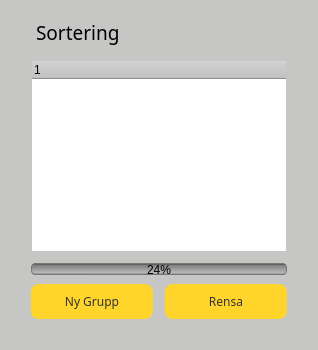
         <widget class="QWidget" name="groupWidget" native="true">
          <property name="maximumSize">
           <size>
            <width>320</width>
            <height>450</height>
           </size>
          </property>
          <property name="autoFillBackground">
           <bool>false</bool>
          </property>
          <property name="styleSheet">
           <string notr="true">QWidget{
	background-color: rgb(198, 198, 197);
}</string>
          </property>
          <layout class="QGridLayout" name="gridLayout_2">
           <item row="6" column="1">
            <spacer name="verticalSpacer_14">
             <property name="orientation">
              <enum>Qt::Vertical</enum>
             </property>
             <property name="sizeType">
              <enum>QSizePolicy::Fixed</enum>
             </property>
             <property name="sizeHint" stdset="0">
              <size>
               <width>20</width>
               <height>20</height>
              </size>
             </property>
            </spacer>
           </item>
           <item row="3" column="1" colspan="3">
            <widget class="QProgressBar" name="progressBar">
             <property name="minimumSize">
              <size>
               <width>0</width>
               <height>12</height>
              </size>
             </property>
             <property name="maximumSize">
              <size>
               <width>16777215</width>
               <height>10</height>
              </size>
             </property>
             <property name="styleSheet">
              <string notr="true">QProgressBar {
text-align: top;
padding: 1px;
border-radius: 4px;
border: 1px solid #777;
background-color: qlineargradient(spread:pad, x1:0.516591, y1:0, x2:0.512, y2:1, stop:0.0170455 rgba(0, 0, 0, 255), stop:0.113636 rgba(125, 125, 125, 255), stop:0.892045 rgba(188, 188, 188, 255), stop:1 rgba(0, 0, 0, 255));

}

QProgressBar::chunk {
background: QLinearGradient( x1: 0, y1: 0, x2: 1, y2: 0,
stop: 0 #FACC2E,
stop: 0.4999 #FACC2E,
stop: 0.5 #FACC2E,
stop: 1 #FFBF00 );
border-radius: 4px;
}
</string>
             </property>
             <property name="value">
              <number>24</number>
             </property>
            </widget>
           </item>
           <item row="1" column="1" colspan="3">
            <widget class="QTreeWidget" name="treeWidget">
             <property name="sizePolicy">
              <sizepolicy hsizetype="Fixed" vsizetype="Expanding">
               <horstretch>0</horstretch>
               <verstretch>0</verstretch>
              </sizepolicy>
             </property>
             <property name="styleSheet">
              <string notr="true">QTreeWidget
{
	background-color: rgb(255, 255, 255);
}

QTreeWidget#treeWidget::item
{
    height: 24px;    
    border: none;    
    background-position: bottom left;   
}
QTreeWidget#treeWidget::item:selected
{
    color: #000000;    
    background-position: bottom left;
    background-color: orange;
}</string>
             </property>
             <property name="horizontalScrollMode">
              <enum>QAbstractItemView::ScrollPerItem</enum>
             </property>
             <attribute name="headerDefaultSectionSize">
              <number>100</number>
             </attribute>
             <attribute name="headerMinimumSectionSize">
              <number>26</number>
             </attribute>
             <attribute name="headerStretchLastSection">
              <bool>true</bool>
             </attribute>
             <column>
              <property name="text">
               <string notr="true">1</string>
              </property>
             </column>
            </widget>
           </item>
           <item row="5" column="3">
            <widget class="QPushButton" name="removePushButton">
             <property name="sizePolicy">
              <sizepolicy hsizetype="MinimumExpanding" vsizetype="Fixed">
               <horstretch>0</horstretch>
               <verstretch>0</verstretch>
              </sizepolicy>
             </property>
             <property name="minimumSize">
              <size>
               <width>90</width>
               <height>35</height>
              </size>
             </property>
             <property name="font">
              <font>
               <family>Roboto Lt</family>
              </font>
             </property>
             <property name="styleSheet">
              <string notr="true">QPushButton {
color: #333;
border-radius: 8px;
padding: 5px;
background-color: rgb(255, 213, 44);
min-width: 80px;
}

QPushButton:hover {
	background-color: rgb(255, 226, 119);
}

QPushButton:pressed {
	background-color: rgb(88, 88, 88);
}


</string>
             </property>
             <property name="text">
              <string>Rensa</string>
             </property>
            </widget>
           </item>
           <item row="0" column="1">
            <widget class="QLabel" name="label_21">
             <property name="font">
              <font>
               <family>Roboto Lt</family>
               <pointsize>14</pointsize>
              </font>
             </property>
             <property name="styleSheet">
              <string notr="true">QLabel{
	background-color: transparent;
	margin-top: 8px;
	margin-bottom: 8px;
}</string>
             </property>
             <property name="text">
              <string>Sortering</string>
             </property>
             <property name="alignment">
              <set>Qt::AlignLeading|Qt::AlignLeft|Qt::AlignVCenter</set>
             </property>
            </widget>
           </item>
           <item row="5" column="1">
            <widget class="QPushButton" name="newGroupPushButton">
             <property name="sizePolicy">
              <sizepolicy hsizetype="MinimumExpanding" vsizetype="Fixed">
               <horstretch>0</horstretch>
               <verstretch>0</verstretch>
              </sizepolicy>
             </property>
             <property name="minimumSize">
              <size>
               <width>90</width>
               <height>35</height>
              </size>
             </property>
             <property name="font">
              <font>
               <family>Roboto Lt</family>
              </font>
             </property>
             <property name="styleSheet">
              <string notr="true">QPushButton {
color: #333;
border-radius: 8px;
padding: 5px;
background-color: rgb(255, 213, 44);
min-width: 80px;
}

QPushButton:hover {
	background-color: rgb(255, 226, 119);
}

QPushButton:pressed {
	background-color: rgb(88, 88, 88);
}


</string>
             </property>
             <property name="text">
              <string>Ny Grupp</string>
             </property>
            </widget>
           </item>
           <item row="1" column="0">
            <spacer name="horizontalSpacer_2">
             <property name="orientation">
              <enum>Qt::Horizontal</enum>
             </property>
             <property name="sizeType">
              <enum>QSizePolicy::Fixed</enum>
             </property>
             <property name="sizeHint" stdset="0">
              <size>
               <width>20</width>
               <height>20</height>
              </size>
             </property>
            </spacer>
           </item>
           <item row="1" column="4">
            <spacer name="horizontalSpacer_3">
             <property name="orientation">
              <enum>Qt::Horizontal</enum>
             </property>
             <property name="sizeType">
              <enum>QSizePolicy::Fixed</enum>
             </property>
             <property name="sizeHint" stdset="0">
              <size>
               <width>20</width>
               <height>20</height>
              </size>
             </property>
            </spacer>
           </item>
           <item row="4" column="1">
            <spacer name="verticalSpacer_15">
             <property name="orientation">
              <enum>Qt::Vertical</enum>
             </property>
             <property name="sizeType">
              <enum>QSizePolicy::Fixed</enum>
             </property>
             <property name="sizeHint" stdset="0">
              <size>
               <width>20</width>
               <height>4</height>
              </size>
             </property>
            </spacer>
           </item>
           <item row="2" column="1">
            <spacer name="verticalSpacer_16">
             <property name="orientation">
              <enum>Qt::Vertical</enum>
             </property>
             <property name="sizeType">
              <enum>QSizePolicy::Fixed</enum>
             </property>
             <property name="sizeHint" stdset="0">
              <size>
               <width>20</width>
               <height>4</height>
              </size>
             </property>
            </spacer>
           </item>
          </layout>
         </widget>
